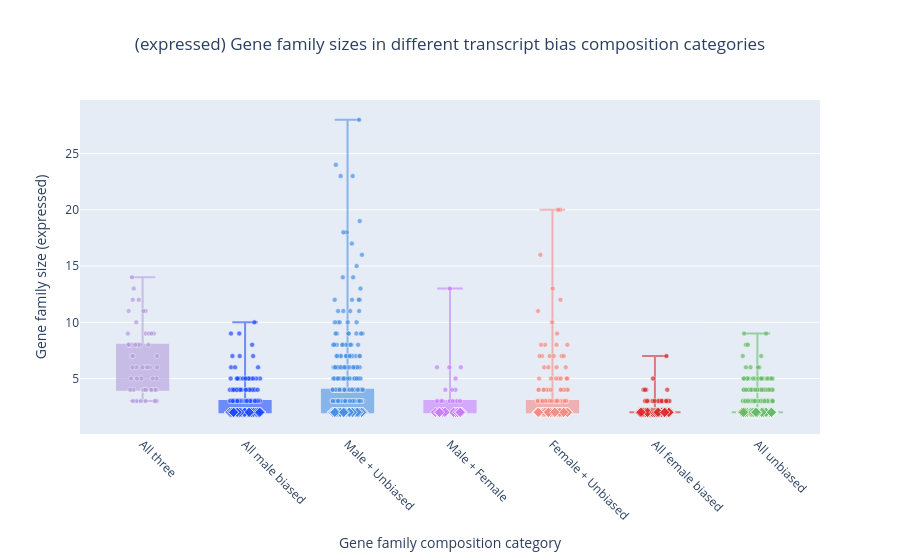

Notebook code cell kept with this figure:
### Markdown cell above
Plotly has an issue with the box plots, so here i use go.Figure() to force plotly

### Code cell
fig6 = go.Figure()

cat_positions = {cat: i for i, cat in enumerate(category_order)}
np.random.seed(42)

for cat in category_order:
    subset = hog_direction[hog_direction["category"] == cat]
    if subset.empty:
        continue

    color  = category_colors[cat]
    x_pos  = cat_positions[cat]

    # Box (no built-in points — we draw them ourselves below)
    fig6.add_trace(go.Box(
        y=subset["hog_size_expressed"],
        x=[x_pos] * len(subset),
        name=cat,
        marker_color=color,
        line_color=color,
        fillcolor=color,
        opacity=0.6,
        boxpoints=False,
        width=0.5,
        showlegend=False
    ))

    # Regular points (size > 2) — circles
    reg = subset[subset["hog_size_expressed"] != 2]
    if not reg.empty:
        fig6.add_trace(go.Scatter(
            x=x_pos + np.random.uniform(-0.15, 0.15, len(reg)),
            y=reg["hog_size_expressed"],
            mode="markers",
            marker=dict(color=color, symbol="circle", size=5, opacity=0.7,
                        line=dict(width=0.5, color="white")),
            showlegend=False,
            text=reg["HOG"].astype(str),
            hovertemplate="HOG: %{text}<br>Size: %{y}<extra></extra>"
        ))

    # HOG size 2 shape — diamond (All three cannot exist at size 2)
    s2 = subset[subset["hog_size_expressed"] == 2]
    if not s2.empty:
        fig6.add_trace(go.Scatter(
            x=x_pos + np.random.uniform(-0.15, 0.15, len(s2)),
            y=s2["hog_size_expressed"],
            mode="markers",
            marker=dict(color=color, symbol="diamond", size=8, opacity=0.9,
                        line=dict(width=0.8, color="white")),
            showlegend=False,
            text=s2["HOG"].astype(str),
            hovertemplate="HOG: %{text}<br>Size: 2 ◆<extra></extra>"
        ))

fig6.update_layout(
    title=dict(text="(expressed) Gene family sizes in different transcript bias composition categories", x=0.5, xanchor="center"),
    xaxis=dict(
        tickmode="array",
        tickvals=list(cat_positions.values()),
        ticktext=list(cat_positions.keys()),
        tickangle=45,
        title="Gene family composition category"
    ),
    yaxis_title="Gene family size (expressed)",
    showlegend=False
)

fig6.show()

### Figure 1 — Plotly figure (JSON) as saved in the notebook; plotly's stock layout.template omitted (floating-point values rounded to 4 significant figures; data arrays with more than 128 entries replaced by an {"elided": "..."} marker saying what was removed)
{"data": [{"boxpoints": false, "fillcolor": "#B39DDB", "line": {"color": "#B39DDB"}, "marker": {"color": "#B39DDB"}, "name": "All three", "opacity": 0.6, "showlegend": false, "type": "box", "width": 0.5, "x": [0, 0, 0, 0, 0, 0, 0, 0, 0, 0, 0, 0, 0, 0, 0, 0, 0, 0, 0, 0, 0, 0, 0, 0, 0, 0, 0, 0, 0, 0, 0, 0, 0, 0, 0, 0, 0, 0, 0, 0, 0, 0, 0, 0, 0, 0, 0, 0, 0, 0, 0, 0, 0, 0, 0], "y": [12, 5, 6, 11, 7, 14, 8, 9, 9, 9, 9, 7, 5, 13, 12, 7, 8, 11, 8, 10, 4, 8, 6, 8, 5, 9, 4, 4, 3, 11, 6, 6, 8, 4, 3, 4, 3, 4, 8, 3, 5, 6, 8, 4, 8, 6, 5, 4, 4, 3, 6, 4, 3, 3, 4]}, {"hovertemplate": "HOG: %{text}<br>Size: %{y}<extra></extra>", "marker": {"color": "#B39DDB", "line": {"color": "white", "width": 0.5}, "opacity": 0.7, "size": 5, "symbol": "circle"}, "mode": "markers", "showlegend": false, "text": ["N0.HOG0000027", "N0.HOG0000043", "N0.HOG0000056", "N0.HOG0000060", "N0.HOG0000085", "N0.HOG0000095", "N0.HOG0000099", "N0.HOG0000102", "N0.HOG0000108", "N0.HOG0000110", "N0.HOG0000141", "N0.HOG0000143", "N0.HOG0000163", "N0.HOG0000179", "N0.HOG0000198", "N0.HOG0000204", "N0.HOG0000207", "N0.HOG0000260", "N0.HOG0000276", "N0.HOG0000278", "N0.HOG0000300", "N0.HOG0000305", "N0.HOG0000321", "N0.HOG0000361", "N0.HOG0000364", "N0.HOG0000367", "N0.HOG0000375", "N0.HOG0000426", "N0.HOG0000442", "N0.HOG0000444", "N0.HOG0000503", "N0.HOG0000518", "N0.HOG0000531", "N0.HOG0000578", "N0.HOG0000581", "N0.HOG0000630", "N0.HOG0000646", "N0.HOG0000738", "N0.HOG0000773", "N0.HOG0000820", "N0.HOG0000831", "N0.HOG0000853", "N0.HOG0001160", "N0.HOG0001494", "N0.HOG0001619", "N0.HOG0001799", "N0.HOG0001841", "N0.HOG0002234", "N0.HOG0002331", "N0.HOG0005307", "N0.HOG0009023", "N0.HOG0011140", "N0.HOG0012101", "N0.HOG0012133", "N0.HOG0012653"], "type": "scatter", "x": [-0.03764, 0.1352, 0.0696, 0.0296, -0.1032, -0.1032, -0.1326, 0.1099, 0.03033, 0.06242, -0.1438, 0.141, 0.09973, -0.0863, -0.09545, -0.09498, -0.05873, 0.007427, -0.02042, -0.06263, 0.03356, -0.1082, -0.06236, -0.04009, -0.01318, 0.08555, -0.0901, 0.00427, 0.02772, -0.1361, 0.03226, -0.09884, -0.1305, 0.1347, 0.1397, 0.09252, -0.05862, -0.1207, 0.05527, -0.01795, -0.1134, -0.001447, -0.1397, 0.1228, -0.07237, 0.04876, -0.05649, 0.00602, 0.01401, -0.09454, 0.1409, 0.08254, 0.1318, 0.1184, 0.02937], "y": [12, 5, 6, 11, 7, 14, 8, 9, 9, 9, 9, 7, 5, 13, 12, 7, 8, 11, 8, 10, 4, 8, 6, 8, 5, 9, 4, 4, 3, 11, 6, 6, 8, 4, 3, 4, 3, 4, 8, 3, 5, 6, 8, 4, 8, 6, 5, 4, 4, 3, 6, 4, 3, 3, 4]}, {"boxpoints": false, "fillcolor": "#1F4BFF", "line": {"color": "#1F4BFF"}, "marker": {"color": "#1F4BFF"}, "name": "All male biased", "opacity": 0.6, "showlegend": false, "type": "box", "width": 0.5, "x": {"elided": "534 int values"}, "y": {"elided": "534 int values"}}, {"hovertemplate": "HOG: %{text}<br>Size: %{y}<extra></extra>", "marker": {"color": "#1F4BFF", "line": {"color": "white", "width": 0.5}, "opacity": 0.7, "size": 5, "symbol": "circle"}, "mode": "markers", "showlegend": false, "text": {"elided": "136 str values"}, "type": "scatter", "x": {"elided": "136 float values"}, "y": {"elided": "136 int values"}}, {"hovertemplate": "HOG: %{text}<br>Size: 2 ◆<extra></extra>", "marker": {"color": "#1F4BFF", "line": {"color": "white", "width": 0.8}, "opacity": 0.9, "size": 8, "symbol": "diamond"}, "mode": "markers", "showlegend": false, "text": {"elided": "398 str values"}, "type": "scatter", "x": {"elided": "398 float values"}, "y": {"elided": "398 int values"}}, {"boxpoints": false, "fillcolor": "#4A90E2", "line": {"color": "#4A90E2"}, "marker": {"color": "#4A90E2"}, "name": "Male + Unbiased", "opacity": 0.6, "showlegend": false, "type": "box", "width": 0.5, "x": {"elided": "540 int values"}, "y": {"elided": "540 int values"}}, {"hovertemplate": "HOG: %{text}<br>Size: %{y}<extra></extra>", "marker": {"color": "#4A90E2", "line": {"color": "white", "width": 0.5}, "opacity": 0.7, "size": 5, "symbol": "circle"}, "mode": "markers", "showlegend": false, "text": {"elided": "316 str values"}, "type": "scatter", "x": {"elided": "316 float values"}, "y": {"elided": "316 int values"}}, {"hovertemplate": "HOG: %{text}<br>Size: 2 ◆<extra></extra>", "marker": {"color": "#4A90E2", "line": {"color": "white", "width": 0.8}, "opacity": 0.9, "size": 8, "symbol": "diamond"}, "mode": "markers", "showlegend": false, "text": {"elided": "224 str values"}, "type": "scatter", "x": {"elided": "224 float values"}, "y": {"elided": "224 int values"}}, {"boxpoints": false, "fillcolor": "#C77DFF", "line": {"color": "#C77DFF"}, "marker": {"color": "#C77DFF"}, "name": "Male + Female", "opacity": 0.6, "showlegend": false, "type": "box", "width": 0.5, "x": [3, 3, 3, 3, 3, 3, 3, 3, 3, 3, 3, 3, 3, 3, 3, 3, 3, 3, 3, 3, 3, 3, 3, 3, 3, 3, 3, 3, 3, 3, 3, 3, 3, 3, 3, 3, 3, 3], "y": [3, 3, 13, 3, 2, 3, 2, 5, 2, 2, 6, 2, 2, 2, 6, 2, 2, 2, 3, 2, 6, 2, 3, 2, 2, 3, 2, 2, 2, 4, 2, 4, 4, 2, 2, 2, 2, 2]}, {"hovertemplate": "HOG: %{text}<br>Size: %{y}<extra></extra>", "marker": {"color": "#C77DFF", "line": {"color": "white", "width": 0.5}, "opacity": 0.7, "size": 5, "symbol": "circle"}, "mode": "markers", "showlegend": false, "text": ["N0.HOG0000029", "N0.HOG0000049", "N0.HOG0000148", "N0.HOG0000224", "N0.HOG0000289", "N0.HOG0000377", "N0.HOG0000765", "N0.HOG0001236", "N0.HOG0001426", "N0.HOG0001598", "N0.HOG0001854", "N0.HOG0002737", "N0.HOG0009620", "N0.HOG0012126", "N0.HOG0012871"], "type": "scatter", "x": [2.928, 3.067, 2.999, 2.874, 2.916, 3.055, 2.873, 3.105, 2.999, 2.994, 3.028, 3.097, 2.954, 3.053, 3.02], "y": [3, 3, 13, 3, 3, 5, 6, 6, 3, 6, 3, 3, 4, 4, 4]}, {"hovertemplate": "HOG: %{text}<br>Size: 2 ◆<extra></extra>", "marker": {"color": "#C77DFF", "line": {"color": "white", "width": 0.8}, "opacity": 0.9, "size": 8, "symbol": "diamond"}, "mode": "markers", "showlegend": false, "text": ["N0.HOG0000274", "N0.HOG0000368", "N0.HOG0000529", "N0.HOG0000558", "N0.HOG0000796", "N0.HOG0000801", "N0.HOG0000900", "N0.HOG0001246", "N0.HOG0001319", "N0.HOG0001399", "N0.HOG0001531", "N0.HOG0001782", "N0.HOG0002044", "N0.HOG0002432", "N0.HOG0003560", "N0.HOG0005826", "N0.HOG0009441", "N0.HOG0011340", "N0.HOG0013016", "N0.HOG0013351", "N0.HOG0015079", "N0.HOG0019461", "N0.HOG0019621"], "type": "scatter", "x": [2.93, 3.114, 3.089, 3.048, 3.105, 3.11, 3.063, 3.101, 3.059, 3.054, 3.036, 3.076, 2.898, 3.114, 3.112, 2.859, 3.098, 2.889, 2.951, 3.073, 2.898, 3.095, 3.1], "y": [2, 2, 2, 2, 2, 2, 2, 2, 2, 2, 2, 2, 2, 2, 2, 2, 2, 2, 2, 2, 2, 2, 2]}, {"boxpoints": false, "fillcolor": "#F28B82", "line": {"color": "#F28B82"}, "marker": {"color": "#F28B82"}, "name": "Female + Unbiased", "opacity": 0.6, "showlegend": false, "type": "box", "width": 0.5, "x": {"elided": "185 int values"}, "y": {"elided": "185 int values"}}, {"hovertemplate": "HOG: %{text}<br>Size: %{y}<extra></extra>", "marker": {"color": "#F28B82", "line": {"color": "white", "width": 0.5}, "opacity": 0.7, "size": 5, "symbol": "circle"}, "mode": "markers", "showlegend": false, "text": ["N0.HOG0000023", "N0.HOG0000024", "N0.HOG0000034", "N0.HOG0000035", "N0.HOG0000140", "N0.HOG0000220", "N0.HOG0000284", "N0.HOG0000302", "N0.HOG0000434", "N0.HOG0000445", "N0.HOG0000455", "N0.HOG0000469", "N0.HOG0000492", "N0.HOG0000501", "N0.HOG0000516", "N0.HOG0000565", "N0.HOG0000584", "N0.HOG0000629", "N0.HOG0000669", "N0.HOG0000696", "N0.HOG0000774", "N0.HOG0000886", "N0.HOG0000896", "N0.HOG0000919", "N0.HOG0000966", "N0.HOG0001020", "N0.HOG0001125", "N0.HOG0001185", "N0.HOG0001251", "N0.HOG0001252", "N0.HOG0001264", "N0.HOG0001305", "N0.HOG0001378", "N0.HOG0001394", "N0.HOG0001423", "N0.HOG0001480", "N0.HOG0001577", "N0.HOG0001765", "N0.HOG0001787", "N0.HOG0001803", "N0.HOG0001862", "N0.HOG0001924", "N0.HOG0001989", "N0.HOG0002041", "N0.HOG0002042", "N0.HOG0002051", "N0.HOG0002089", "N0.HOG0002170", "N0.HOG0002285", "N0.HOG0002304", "N0.HOG0002531", "N0.HOG0002617", "N0.HOG0003007", "N0.HOG0003597", "N0.HOG0004539", "N0.HOG0004695", "N0.HOG0005036", "N0.HOG0005058", "N0.HOG0006285", "N0.HOG0006453", "N0.HOG0006975", "N0.HOG0006995", "N0.HOG0007004", "N0.HOG0007028", "N0.HOG0008798", "N0.HOG0008917", "N0.HOG0010788", "N0.HOG0011086", "N0.HOG0011872", "N0.HOG0013021", "N0.HOG0013278", "N0.HOG0014535", "N0.HOG0015076", "N0.HOG0015760", "N0.HOG0017424", "N0.HOG0017491"], "type": "scatter", "x": [4.002, 3.852, 3.936, 4.035, 4.144, 4.04, 3.928, 4.04, 4.012, 4.084, 3.882, 4.078, 4.012, 4.139, 3.953, 4.04, 4.13, 3.881, 4.131, 4.056, 3.87, 3.94, 4.062, 3.87, 4.025, 3.954, 4.036, 3.864, 4.111, 4.142, 4.141, 4.075, 3.889, 4.077, 3.857, 3.857, 3.947, 3.997, 4.081, 4.055, 3.984, 3.932, 4.149, 3.978, 3.985, 3.899, 4.088, 4.058, 3.916, 3.875, 4.054, 4.046, 3.932, 4.135, 3.895, 3.98, 4.133, 3.976, 4.042, 3.969, 3.932, 4.145, 3.973, 4.118, 3.919, 3.914, 3.859, 4.046, 3.961, 4.109, 3.992, 4.14, 3.906, 4.111, 4.083, 4.081], "y": [13, 3, 4, 3, 5, 8, 8, 3, 7, 3, 16, 12, 3, 3, 4, 6, 6, 3, 3, 3, 5, 3, 5, 4, 3, 3, 5, 4, 4, 5, 4, 20, 8, 3, 3, 3, 3, 10, 5, 20, 4, 3, 4, 3, 5, 7, 7, 3, 4, 7, 3, 3, 3, 3, 3, 3, 3, 3, 3, 3, 3, 8, 7, 3, 6, 4, 11, 9, 6, 7, 3, 5, 3, 4, 4, 4]}, {"hovertemplate": "HOG: %{text}<br>Size: 2 ◆<extra></extra>", "marker": {"color": "#F28B82", "line": {"color": "white", "width": 0.8}, "opacity": 0.9, "size": 8, "symbol": "diamond"}, "mode": "markers", "showlegend": false, "text": ["N0.HOG0000227", "N0.HOG0000258", "N0.HOG0000304", "N0.HOG0000397", "N0.HOG0000471", "N0.HOG0000476", "N0.HOG0000800", "N0.HOG0000834", "N0.HOG0000863", "N0.HOG0000926", "N0.HOG0000947", "N0.HOG0000976", "N0.HOG0001098", "N0.HOG0001158", "N0.HOG0001233", "N0.HOG0001239", "N0.HOG0001326", "N0.HOG0001357", "N0.HOG0001370", "N0.HOG0001436", "N0.HOG0001476", "N0.HOG0001536", "N0.HOG0001615", "N0.HOG0001623", "N0.HOG0001751", "N0.HOG0001864", "N0.HOG0002050", "N0.HOG0002084", "N0.HOG0002184", "N0.HOG0002195", "N0.HOG0002239", "N0.HOG0002274", "N0.HOG0002338", "N0.HOG0002553", "N0.HOG0002849", "N0.HOG0002878", "N0.HOG0002889", "N0.HOG0002893", "N0.HOG0002898", "N0.HOG0003558", "N0.HOG0003599", "N0.HOG0003617", "N0.HOG0003640", "N0.HOG0003970", "N0.HOG0004028", "N0.HOG0004080", "N0.HOG0004183", "N0.HOG0004291", "N0.HOG0004315", "N0.HOG0004321", "N0.HOG0004344", "N0.HOG0004497", "N0.HOG0004595", "N0.HOG0004617", "N0.HOG0004868", "N0.HOG0005195", "N0.HOG0005212", "N0.HOG0005222", "N0.HOG0005390", "N0.HOG0005425", "N0.HOG0005428", "N0.HOG0005430", "N0.HOG0005497", "N0.HOG0005806", "N0.HOG0005978", "N0.HOG0005993", "N0.HOG0006032", "N0.HOG0006095", "N0.HOG0006138", "N0.HOG0006273", "N0.HOG0006554", "N0.HOG0006612", "N0.HOG0006615", "N0.HOG0006693", "N0.HOG0006942", "N0.HOG0007062", "N0.HOG0007601", "N0.HOG0007701", "N0.HOG0009494", "N0.HOG0010000", "N0.HOG0010049", "N0.HOG0010069", "N0.HOG0010449", "N0.HOG0010769", "N0.HOG0011100", "N0.HOG0011342", "N0.HOG0012103", "N0.HOG0012173", "N0.HOG0012188", "N0.HOG0012951", "N0.HOG0014070", "N0.HOG0014240", "N0.HOG0014242", "N0.HOG0014254", "N0.HOG0014266", "N0.HOG0014589", "N0.HOG0015098", "N0.HOG0015192", "N0.HOG0015297", "N0.HOG0015300", "N0.HOG0015698", "N0.HOG0015764", "N0.HOG0017467", "N0.HOG0019437", "N0.HOG0023509", "N0.HOG0023582", "N0.HOG0023653", "N0.HOG0023741", "N0.HOG0023742"], "type": "scatter", "x": [4.103, 4.078, 4.038, 3.889, 3.86, 4.126, 4.035, 4.089, 3.994, 3.885, 3.888, 4.056, 3.979, 3.91, 3.997, 3.869, 4.025, 3.931, 4.089, 3.943, 3.987, 3.853, 3.872, 3.968, 3.994, 4.03, 3.937, 4.058, 4.108, 4.084, 3.862, 3.994, 3.881, 3.923, 4.146, 3.893, 4.0, 4.035, 4.061, 4.018, 3.853, 3.948, 4.005, 3.876, 3.955, 3.86, 3.874, 3.969, 3.89, 4.02, 4.057, 4.09, 3.91, 3.9, 3.881, 4.041, 4.062, 3.859, 4.131, 3.866, 4.012, 4.063, 4.111, 4.064, 4.091, 3.952, 4.094, 3.874, 4.118, 4.014, 4.095, 3.986, 4.043, 4.008, 4.069, 3.874, 3.868, 3.924, 3.898, 4.112, 3.916, 4.143, 3.951, 3.905, 4.087, 4.048, 3.999, 4.017, 4.066, 3.919, 4.149, 4.142, 4.045, 3.91, 4.054, 3.872, 3.859, 3.927, 3.989, 4.11, 4.068, 4.073, 3.978, 3.954, 3.961, 4.146, 3.862, 4.11, 4.024], "y": [2, 2, 2, 2, 2, 2, 2, 2, 2, 2, 2, 2, 2, 2, 2, 2, 2, 2, 2, 2, 2, 2, 2, 2, 2, 2, 2, 2, 2, 2, 2, 2, 2, 2, 2, 2, 2, 2, 2, 2, 2, 2, 2, 2, 2, 2, 2, 2, 2, 2, 2, 2, 2, 2, 2, 2, 2, 2, 2, 2, 2, 2, 2, 2, 2, 2, 2, 2, 2, 2, 2, 2, 2, 2, 2, 2, 2, 2, 2, 2, 2, 2, 2, 2, 2, 2, 2, 2, 2, 2, 2, 2, 2, 2, 2, 2, 2, 2, 2, 2, 2, 2, 2, 2, 2, 2, 2, 2, 2]}, {"boxpoints": false, "fillcolor": "#D32F2F", "line": {"color": "#D32F2F"}, "marker": {"color": "#D32F2F"}, "name": "All female biased", "opacity": 0.6, "showlegend": false, "type": "box", "width": 0.5, "x": {"elided": "201 int values"}, "y": {"elided": "201 int values"}}, {"hovertemplate": "HOG: %{text}<br>Size: %{y}<extra></extra>", "marker": {"color": "#D32F2F", "line": {"color": "white", "width": 0.5}, "opacity": 0.7, "size": 5, "symbol": "circle"}, "mode": "markers", "showlegend": false, "text": ["N0.HOG0000020", "N0.HOG0001346", "N0.HOG0001434", "N0.HOG0001904", "N0.HOG0001918", "N0.HOG0001923", "N0.HOG0002082", "N0.HOG0002232", "N0.HOG0002832", "N0.HOG0003282", "N0.HOG0003482", "N0.HOG0003579", "N0.HOG0003643", "N0.HOG0003876", "N0.HOG0003898", "N0.HOG0004340", "N0.HOG0004744", "N0.HOG0009260", "N0.HOG0009426", "N0.HOG0012774", "N0.HOG0013431", "N0.HOG0015685", "N0.HOG0017445", "N0.HOG0019706"], "type": "scatter", "x": [4.982, 5.068, 4.996, 5.112, 5.12, 4.977, 4.933, 5.028, 5.124, 4.913, 5.037, 5.039, 5.07, 4.889, 5.065, 5.123, 4.904, 4.921, 5.141, 4.904, 5.106, 4.998, 4.924, 5.111], "y": [5, 3, 3, 7, 4, 3, 3, 3, 3, 4, 3, 3, 3, 4, 3, 3, 4, 3, 3, 3, 3, 3, 3, 3]}, {"hovertemplate": "HOG: %{text}<br>Size: 2 ◆<extra></extra>", "marker": {"color": "#D32F2F", "line": {"color": "white", "width": 0.8}, "opacity": 0.9, "size": 8, "symbol": "diamond"}, "mode": "markers", "showlegend": false, "text": {"elided": "177 str values"}, "type": "scatter", "x": {"elided": "177 float values"}, "y": {"elided": "177 int values"}}, {"boxpoints": false, "fillcolor": "#66BB6A", "line": {"color": "#66BB6A"}, "marker": {"color": "#66BB6A"}, "name": "All unbiased", "opacity": 0.6, "showlegend": false, "type": "box", "width": 0.5, "x": {"elided": "1097 int values"}, "y": {"elided": "1097 int values"}}, {"hovertemplate": "HOG: %{text}<br>Size: %{y}<extra></extra>", "marker": {"color": "#66BB6A", "line": {"color": "white", "width": 0.5}, "opacity": 0.7, "size": 5, "symbol": "circle"}, "mode": "markers", "showlegend": false, "text": {"elided": "189 str values"}, "type": "scatter", "x": {"elided": "189 float values"}, "y": {"elided": "189 int values"}}, {"hovertemplate": "HOG: %{text}<br>Size: 2 ◆<extra></extra>", "marker": {"color": "#66BB6A", "line": {"color": "white", "width": 0.8}, "opacity": 0.9, "size": 8, "symbol": "diamond"}, "mode": "markers", "showlegend": false, "text": {"elided": "908 str values"}, "type": "scatter", "x": {"elided": "908 float values"}, "y": {"elided": "908 int values"}}], "layout": {"showlegend": false, "title": {"text": "(expressed) Gene family sizes in different transcript bias composition categories", "x": 0.5, "xanchor": "center"}, "xaxis": {"tickangle": 45, "tickmode": "array", "ticktext": ["All three", "All male biased", "Male + Unbiased", "Male + Female", "Female + Unbiased", "All female biased", "All unbiased"], "tickvals": [0, 1, 2, 3, 4, 5, 6], "title": {"text": "Gene family composition category"}}, "yaxis": {"title": {"text": "Gene family size (expressed)"}}}}
